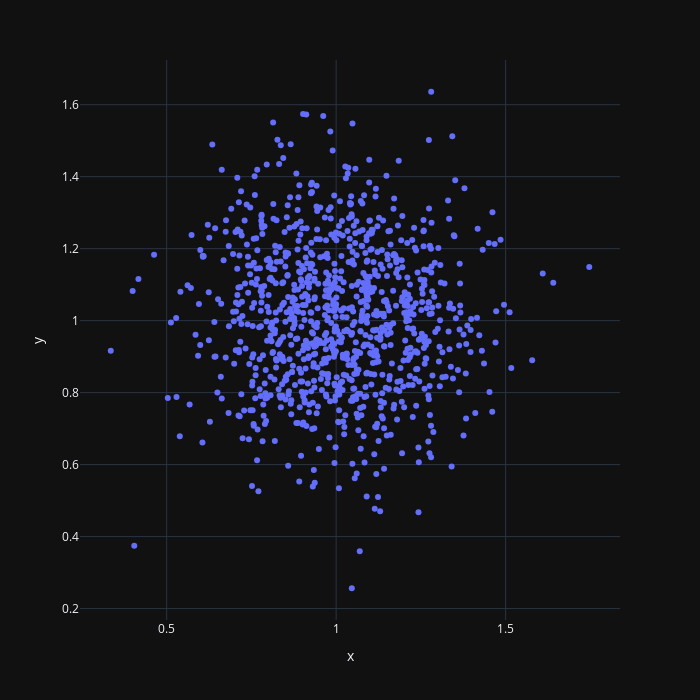

This figure's notebook cell:
### Code cell
size = 1000
cluster_1 = pd.DataFrame(dict(
    x=np.random.normal(1, 0.2, size),
    y=np.random.normal(1, 0.2, size))
    )
fig = px.scatter(cluster_1, x='x', y='y', template='plotly_dark')
fig.update_layout(width=700, height=700) # Formatting plot
fig.write_image("cluster_1.png")
fig.show()

### Figure 1 — Plotly figure (JSON) as saved in the notebook; plotly's stock layout.template omitted (floating-point values rounded to 4 significant figures; data arrays with more than 128 entries replaced by an {"elided": "..."} marker saying what was removed)
{"data": [{"hovertemplate": "x=%{x}<br>y=%{y}<extra></extra>", "legendgroup": "", "marker": {"color": "#636efa", "symbol": "circle"}, "mode": "markers", "name": "", "orientation": "v", "showlegend": false, "type": "scatter", "x": {"elided": "1000 float values"}, "xaxis": "x", "y": {"elided": "1000 float values"}, "yaxis": "y"}], "layout": {"height": 700, "legend": {"tracegroupgap": 0}, "margin": {"t": 60}, "width": 700, "xaxis": {"anchor": "y", "domain": [0, 1], "title": {"text": "x"}}, "yaxis": {"anchor": "x", "domain": [0, 1], "title": {"text": "y"}}}}
